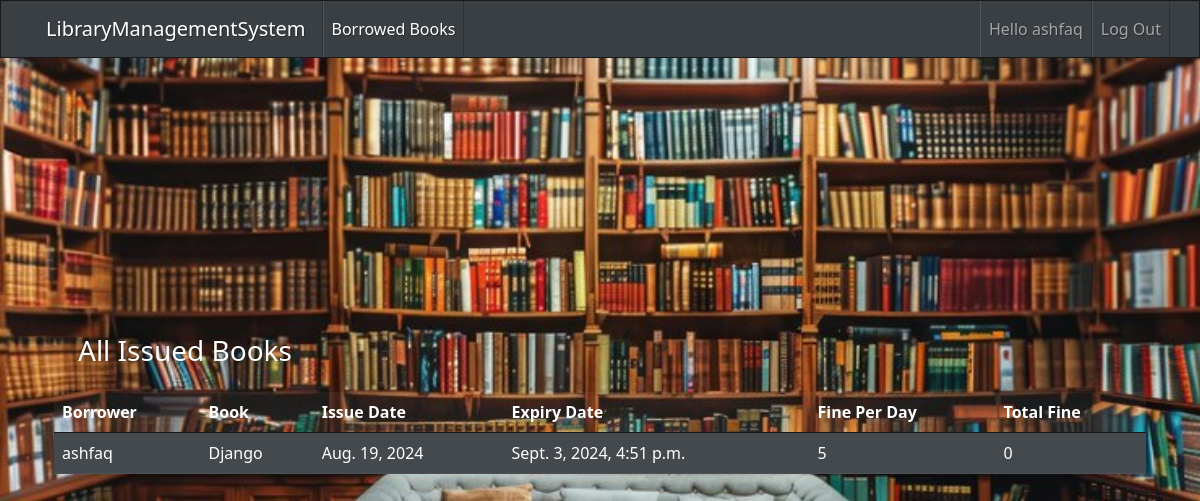
The page /library/member_home/ (signed in) on the database its author committed.
### library/models.py (models this page shows, shortened)
class Member(AbstractUser):
    STATUS_CHOICES = [
        ('active', 'Active'),
        ('closed', 'Closed'),
        ('blacklist', 'Blacklist'),
    ]
    USER = [
        ('librarian', 'Librarian'),
        ('student', 'Student'),
    ]
    user_type = models.CharField(choices=USER, max_length=50, default='student')
    membership_date = models.DateTimeField(auto_now_add=True)
    membership_status = models.CharField(max_length=20, choices=STATUS_CHOICES, default='active')
    def __str__(self):
        return self.username

class IssueBook(models.Model):
    book = models.ForeignKey(Book, on_delete=models.CASCADE)
    borrower = models.ForeignKey(Member, on_delete=models.CASCADE)
    issued_date = models.DateField(default=timezone.now)
    returned_date = models.DateField(null=True, blank=True)
    expired_date = models.DateTimeField(default=timezone.datetime.today() + timedelta(days=15))
    fine_per_day = models.PositiveIntegerField(default=0)
    over_due = models.BooleanField(default=False, null=True, blank=True)
    @property
    def get_total_fine(self):
        total_fine = 0
        today = timezone.now()  # Get the current time with timezone info
        if today > self.expired_date:
            self.over_due = True
            days = (today - self.expired_date).days  # Calculate days overdue
            total_fine = self.fine_per_day * days
        return total_fine

class Book(models.Model):
    STATUS = [
        ('available', 'Available'),
        ('loaned', 'Loaned'),
        ('lost', 'Lost'),
    ]
    title = models.CharField(max_length=200)
    author = models.ForeignKey(Author, on_delete=models.CASCADE)
    category = models.ForeignKey(Category, on_delete=models.CASCADE)
    publisher = models.CharField(max_length=200)
    isbn = models.CharField(max_length=13, unique=True)
    status = models.CharField(max_length=50, choices=STATUS, default='available')
    add_date = models.DateTimeField(auto_now_add=True)
    def __str__(self):
        return self.title

### library/decorators.py (the view)
    def _wrapped_view_func(request, *args, **kwargs):
        if request.user.user_type == 'student':
            return view_func(request, *args, **kwargs)
        else:
            raise PermissionDenied

### library/views.py (called while the page is built)
@login_required
@student_required
def Member_home(request):
    books = IssueBook.objects.filter(borrower_id=request.user.id)
    context = {
        'books': books
    }
    return render(request, 'member_home.html', context)

### library/templates/member_home.html (shortened to what this page needs)
{% extends 'base.html' %}
{% block content %}
<div class="container-fluid">
    <h3 class="m-4">All Issued Books</h3>
    <div class="table-responsive">
        <table class="table">
            <thead>
                <tr>
                    <th scope="col">Borrower</th>
                    <th scope="col">Book</th>
                    <th scope="col">Issue Date</th>
                    <th scope="col">Expiry Date</th>
                    <th scope="col">Fine Per Day</th>
                    <th scope="col">Total Fine</th>
                </tr>
            </thead>
            <tbody>
                {% for book in books %}
                <tr class="table-primary">
                    <td>{{ book.borrower }}</td>
                    <td>{{ book.book }}</td>
                    <td>{{ book.issued_date }}</td>
                    <td>{{ book.expired_date }}</td>
                    <td>{{ book.fine_per_day}}</td>
                    <td>{{ book.get_total_fine }}</td>
                </tr>
                {% endfor %}
            </tbody>
        </table>
    </div>
    {% endblock content %}

### library/templates/nav.html (shortened to what this page needs)
<div class="navbar navbar-expand-lg fixed-top navbar-dark bg-primary">
    <div class="container">
      <span class="navbar-brand">LibraryManagementSystem</span>
      <div class="collapse navbar-collapse" id="navbarResponsive">
        {% if request.user.is_staff or request.user.user_type == 'librarian' %}
        <ul class="navbar-nav">
            <li class="nav-item">
              <a class="nav-link" href="{% url 'books' %}"
                >Books
                <span class="visually-hidden">(current)</span>
              </a>
            </li>
            <li class="nav-item">
              <a class="nav-link" href="{% url 'members' %}">Members</a>
            </li>
            <li class="nav-item">
              <a class="nav-link" href="{% url 'issue_book_view' %}">View Issued Books</a>
            </li>
        </ul>
        <ul class="navbar-nav ms-md-auto">
          <li class="nav-item">
            <span class="nav-link">Hello {{request.user.username}}</span>
          </li>
          <li class="nav-item">
            <a class="nav-link" href="{% url 'logout' %}">Log Out</a>
          </li>
        </ul>
        {% elif request.user.user_type == 'student' %}
        <ul class="navbar-nav">
            <li class="nav-item">
                <span class="nav-link active">Borrowed Books</span>
            </li>
        </ul>
        <ul class="navbar-nav ms-md-auto">
          <li class="nav-item">
            <span class="nav-link">Hello {{request.user.username}}</span>
          </li>
          <li class="nav-item">
            <a class="nav-link" href="{% url 'logout' %}">Log Out</a>
          </li>
        </ul>
        {% else %}
        <ul class="navbar-nav ms-md-auto">
            <li class="nav-item">
                <a class="nav-link" href="{% url 'login' %}">Login/Sign Up</a>
            </li>
        </ul>
        {% endif %}
      </div>
    </div>
  </div>

### rows shown on the page
Member: user.username "ashfaq"
IssueBook: borrower "ashfaq", book "Django", issued_date "Aug. 19, 2024", expired_date "Sept. 3, 2024, 4:51 p.m.", fine_per_day "5", get_total_fine "0"
